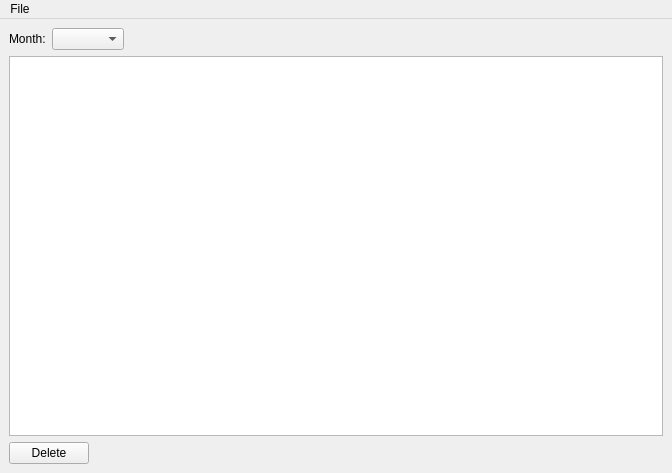
<?xml version="1.0" encoding="UTF-8"?>
<ui version="4.0">
 <class>OtherDeductionsMW</class>
 <widget class="QMainWindow" name="OtherDeductionsMW">
  <property name="geometry">
   <rect>
    <x>0</x>
    <y>0</y>
    <width>672</width>
    <height>473</height>
   </rect>
  </property>
  <property name="windowTitle">
   <string>Deductions</string>
  </property>
  <property name="windowIcon">
   <iconset resource="pngs.qrc">
    <normaloff>:/downloads/newicons/2.png</normaloff>:/downloads/newicons/2.png</iconset>
  </property>
  <widget class="QWidget" name="centralwidget">
   <layout class="QVBoxLayout" name="verticalLayout">
    <item>
     <layout class="QHBoxLayout" name="horizontalLayout">
      <item>
       <widget class="QLabel" name="label">
        <property name="text">
         <string>Month:</string>
        </property>
       </widget>
      </item>
      <item>
       <widget class="QComboBox" name="cboMonth"/>
      </item>
      <item>
       <spacer name="horizontalSpacer">
        <property name="orientation">
         <enum>Qt::Horizontal</enum>
        </property>
        <property name="sizeHint" stdset="0">
         <size>
          <width>40</width>
          <height>20</height>
         </size>
        </property>
       </spacer>
      </item>
     </layout>
    </item>
    <item>
     <widget class="CustomQueryView" name="trvDeductions"/>
    </item>
    <item>
     <layout class="QHBoxLayout" name="horizontalLayout_2">
      <item>
       <widget class="QPushButton" name="pushButton">
        <property name="text">
         <string>Delete</string>
        </property>
       </widget>
      </item>
      <item>
       <spacer name="horizontalSpacer_2">
        <property name="orientation">
         <enum>Qt::Horizontal</enum>
        </property>
        <property name="sizeHint" stdset="0">
         <size>
          <width>40</width>
          <height>20</height>
         </size>
        </property>
       </spacer>
      </item>
     </layout>
    </item>
   </layout>
  </widget>
  <widget class="QMenuBar" name="menubar">
   <property name="geometry">
    <rect>
     <x>0</x>
     <y>0</y>
     <width>672</width>
     <height>21</height>
    </rect>
   </property>
   <widget class="QMenu" name="menuFile">
    <property name="title">
     <string>File</string>
    </property>
    <addaction name="actionNew_Entries"/>
   </widget>
   <addaction name="menuFile"/>
  </widget>
  <action name="actionNew_Entries">
   <property name="text">
    <string>New Entries</string>
   </property>
  </action>
 </widget>
 <customwidgets>
  <customwidget>
   <class>CustomQueryView</class>
   <extends>QTreeView</extends>
   <header>customqueryview.h</header>
  </customwidget>
 </customwidgets>
 <resources>
  <include location="pngs.qrc"/>
 </resources>
 <connections/>
</ui>
